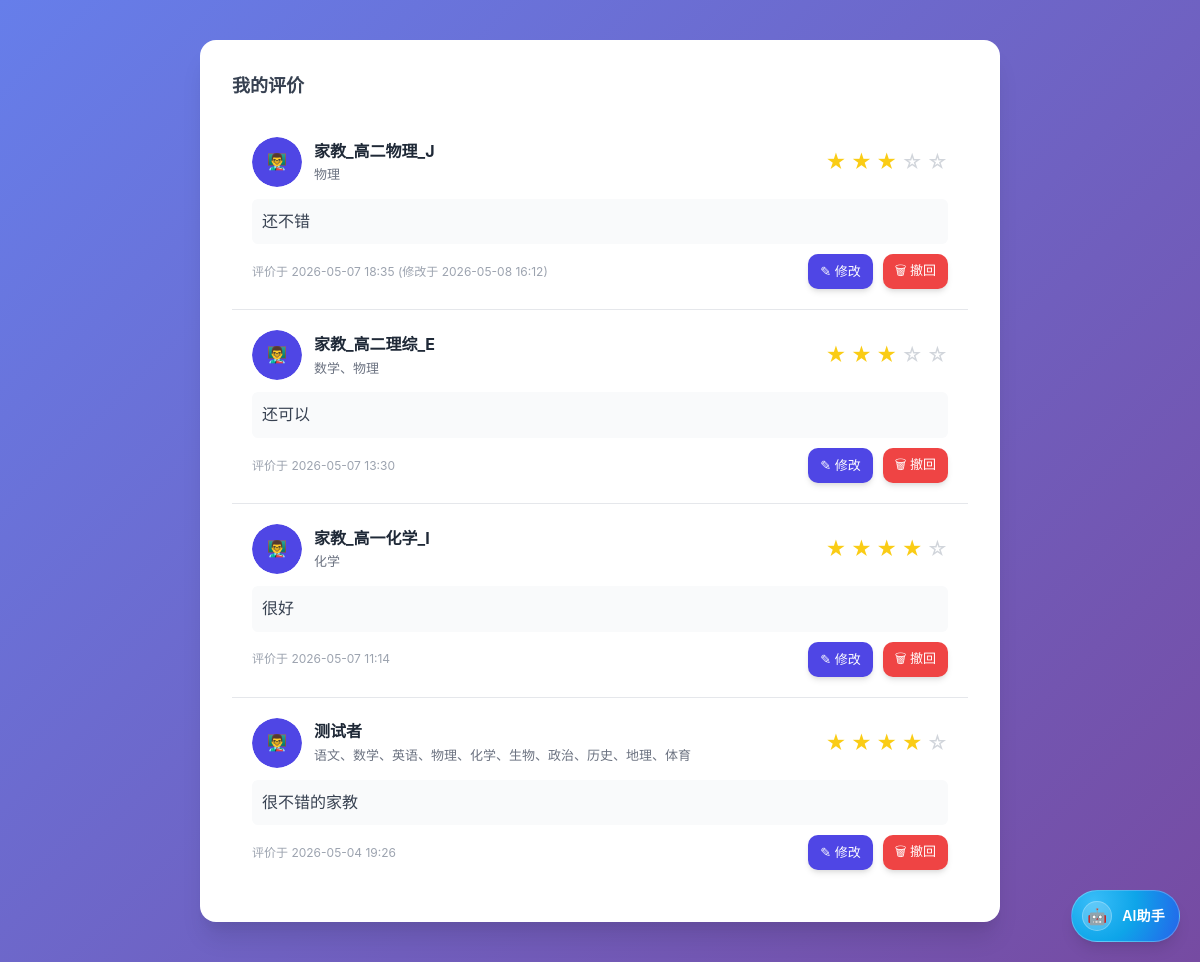
The app's page /my/reviews (signed in) with its own data.
### models.py (models this page shows, shortened)
class Review(db.Model):
    __tablename__ = 'reviews'
    id = db.Column(db.Integer, primary_key=True)
    student_id = db.Column(db.Integer, db.ForeignKey('users.id'), nullable=False)
    tutor_id = db.Column(db.Integer, db.ForeignKey('tutor_infos.id'), nullable=False)
    rating = db.Column(db.Integer, nullable=False)
    comment = db.Column(db.String(100))
    created_at = db.Column(db.DateTime, default=datetime.now)
    updated_at = db.Column(db.DateTime, default=datetime.now, onupdate=datetime.now)
    student = db.relationship('User', backref='reviews_given')
    tutor = db.relationship('TutorInfo', backref='reviews_received')
    __table_args__ = (
        UniqueConstraint('student_id', 'tutor_id', name='uq_review_unique'),
    )

class User(UserMixin, db.Model):
    __tablename__ = 'users'
    id = db.Column(db.Integer, primary_key=True)
    nickname = db.Column(db.String(50), unique=True, nullable=False)
    password_hash = db.Column(db.String(255), nullable=False)
    phone = db.Column(db.String(20), nullable=False)
    email = db.Column(db.String(100), nullable=False)
    role = db.Column(db.String(20), nullable=False)
    created_at = db.Column(db.DateTime, default=datetime.now)
    updated_at = db.Column(db.DateTime, default=datetime.now, onupdate=datetime.now)
    is_active = db.Column(db.Boolean, default=True)
    tutor_info = db.relationship('TutorInfo', backref='user', uselist=False, cascade='all, delete-orphan')
    student_info = db.relationship('StudentInfo', backref='user', uselist=False, cascade='all, delete-orphan')

class TutorInfo(db.Model):
    __tablename__ = 'tutor_infos'
    id = db.Column(db.Integer, primary_key=True)
    user_id = db.Column(db.Integer, db.ForeignKey('users.id'), nullable=False)
    gender = db.Column(db.String(10), nullable=False)
    avatar_path = db.Column(db.String(255))
    subjects = db.Column(db.String(100), nullable=False)
    grades = db.Column(db.String(100), nullable=False)
    teaching_mode = db.Column(db.String(50), nullable=False)
    fee = db.Column(db.Integer, nullable=False)
    teaching_time = db.Column(db.Text)
    introduction = db.Column(db.String(50), nullable=False)
    wechat = db.Column(db.String(50))
    accept_opposite_gender = db.Column(db.Boolean, default=True)
    listing_active = db.Column(db.Boolean, default=True)
    updated_at = db.Column(db.DateTime, default=datetime.now, onupdate=datetime.now)

### app.py (the view)
@app.route('/my/reviews')
@login_required
def my_reviews():
    if current_user.role != 'student':
        flash('仅学生可以查看')
        return redirect(url_for('my_center'))
    reviews = Review.query.filter_by(student_id=current_user.id).order_by(Review.updated_at.desc()).all()
    return render_template('my_reviews.html', reviews=reviews)

### app.py (called while the page is built, shortened)
def _get_role_user_ids():
    role_user_ids = session.get(ROLE_USER_IDS_KEY)
    if not isinstance(role_user_ids, dict):
        role_user_ids = {}
        session[ROLE_USER_IDS_KEY] = role_user_ids
    return role_user_ids

def _resolve_request_role():
    endpoint = request.endpoint or ''
    neutral_tutor_views = {'tutor_reviews', 'tutor_detail'}
    if endpoint in TUTOR_ENDPOINTS:
        return 'tutor'
    if endpoint in STUDENT_ENDPOINTS:
        return 'student'

def _get_current_request_user():
    role = _resolve_request_role()
    if role not in {'tutor', 'student'}:
        return _AnonymousRequestUser()
    user_id = _get_role_user_ids().get(role)
    if not user_id:
        return _AnonymousRequestUser()
    user = User.query.get(int(user_id))
    if not user or not user.is_active:
        return _AnonymousRequestUser()
    return user

def login_required(view_func):
    @wraps(view_func)
    def wrapped_view(*args, **kwargs):
        user = _get_current_request_user()
        if not getattr(user, 'is_authenticated', False):
            flash('请先登录')
            return redirect(url_for('login'))
        return view_func(*args, **kwargs)
    return wrapped_view

@app.context_processor
def inject_current_user():
    return {'current_user': _get_current_request_user()}

@app.before_request
def remember_active_role():
    role = _resolve_request_role()
    if role in {'tutor', 'student'}:
        session[ACTIVE_ROLE_KEY] = role

### templates/my_reviews.html (shortened to what this page needs)
{% extends "base.html" %}
{% block content %}
<div class="card" style="max-width: 800px; margin: 20px auto;">
    <div class="card-header">
        <h2>我的评价</h2>
    </div>
    <div class="card-body">
        {% if reviews %}
            {% for review in reviews %}
                <div style="padding: 20px; border-bottom: 1px solid #E5E7EB; {% if loop.last %}border-bottom: none;{% endif %}">
                    <div style="display: flex; align-items: center; margin-bottom: 12px;">
                        {% if review.tutor.avatar_path %}
                            <img src="{{ url_for('static', filename='uploads/' + review.tutor.avatar_path) }}"
                                 style="width: 50px; height: 50px; border-radius: 50%; object-fit: cover; margin-right: 12px;">
                        {% else %}
                            <img
                                 style="width: 50px; height: 50px; border-radius: 50%; margin-right: 12px;">
                        {% endif %}
                        <div style="flex: 1;">
                            <div style="font-weight: bold; color: #1F2937;">{{ review.tutor.user.nickname }}</div>
                            <div style="color: #6B7280; font-size: 13px;">
                                {{ review.tutor.subjects.replace(',', '、') }}
                            </div>
                        </div>
                        <div style="text-align: right;">
                            {% for i in range(1, 6) %}
                                {% if i <= review.rating %}
                                    <span style="color: #FACC15; font-size: 20px;">★</span>
                                {% else %}
                                    <span style="color: #D1D5DB; font-size: 20px;">☆</span>
                                {% endif %}
                            {% endfor %}
                        </div>
                    </div>
                    {% if review.comment %}
                        <p style="color: #374151; margin: 10px 0; line-height: 1.6; padding: 10px; background: #F9FAFB; border-radius: 6px;">
                            {{ review.comment }}
                        </p>
                    {% endif %}
                    <div style="display: flex; justify-content: space-between; align-items: center; margin-top: 10px;">
                        <span style="color: #9CA3AF; font-size: 12px;">
                            评价于 {{ review.created_at.strftime('%Y-%m-%d %H:%M') }}
                            {% if review.updated_at != review.created_at %}
                                (修改于 {{ review.updated_at.strftime('%Y-%m-%d %H:%M') }})
                            {% endif %}
                        </span>
                        <div style="display: flex; gap: 10px;">
                            <a href="{{ url_for('display_add_review', tutor_id=review.tutor.id) }}" class="btn btn-primary" style="padding: 6px 12px; font-size: 13px;">
                                ✎ 修改
                            </a>
                            <button onclick="deleteReview({{ review.id }})" class="btn btn-danger" style="padding: 6px 12px; font-size: 13px;">
                                🗑 撤回
                            </button>
                        </div>
                    </div>
                </div>
            {% endfor %}
        {% endif %}
    </div>
</div>
{% endblock %}

### templates/base.html (shortened to what this page needs)
<!DOCTYPE html>
<html lang="zh-CN">
<head>
</head>
<body>
    <div class="container">
        {% block content %}{% endblock %}
    </div>
    {% if (current_user.is_authenticated or session.get('admin_id')) and request.endpoint not in ['index', 'assistant_page'] %}
        <a class="assistant-fab" href="{{ url_for('assistant_page') }}" title="打开 AI 助手">
            <span class="assistant-fab-icon">🤖</span>
            <span class="assistant-fab-text">AI助手</span>
        </a>
    {% endif %}
</body>
</html>

### templates/base.html (style rules this page uses)
* { margin: 0; padding: 0; box-sizing: border-box; }
:root { --primary: #4F46E5; --primary-hover: #4338CA; --secondary: #10B981; --danger: #EF4444; --warning: #F59E0B; --gray-50: #F9FAFB; --gray-100: #F3F4F6; --gray-200: #E5E7EB; --gray-300: #D1D5DB; --gray-400: #9CA3AF; --gray-500: #6B7280; --gray-600: #4B5563; --gray-700: #374151; --gray-800: #1F2937; --gray-900: #111827; --shadow-sm: 0 1px 2px 0 rgba(0, 0, 0, 0.05); --shadow: 0 1px 3px 0 rgba(0, 0, 0, 0.1), 0 1px 2px 0 rgba(0, 0, 0, 0.06); --shadow-md: 0 4px 6px -1px rgba(0, 0, 0, 0.1), 0 2px 4px -1px rgba(0, 0, 0, 0.06); --shadow-lg: 0 10px 15px -3px rgba(0, 0, 0, 0.1), 0 4px 6px -2px rgba(0, 0, 0, 0.05); --shadow-xl: 0 20px 25px -5px rgba(0, 0, 0, 0.1), 0 10px 10px -5px rgba(0, 0, 0, 0.04); }
body { font-family: 'Noto Sans SC', -apple-system, BlinkMacSystemFont, 'Segoe UI', Roboto, sans-serif; background: linear-gradient(135deg, #667eea 0%, #764ba2 100%); min-height: 100vh; padding: 20px; line-height: 1.6; }
.container { max-width: 800px; margin: 0 auto; }
.card { background: white; border-radius: 16px; padding: 32px; margin-bottom: 20px; box-shadow: var(--shadow-xl); animation: slideUp 0.4s ease-out; }
h2 { color: var(--gray-700); margin-bottom: 16px; font-size: 18px; font-weight: 600; }
.btn { display: inline-flex; align-items: center; justify-content: center; padding: 12px 24px; background: var(--primary); color: white; border: none; border-radius: 10px; cursor: pointer; text-decoration: none; font-size: 15px; font-weight: 500; transition: all 0.3s ease; box-shadow: var(--shadow-md); }
.btn-danger { background: var(--danger); }
.assistant-fab { position: fixed; right: 20px; bottom: 20px; display: inline-flex; align-items: center; gap: 10px; padding: 10px 14px 10px 10px; border-radius: 999px; text-decoration: none; color: white; background: radial-gradient(circle at 20% 20%, #38BDF8 0%, #0EA5E9 45%, #2563EB 100%); border: 1px solid rgba(255, 255, 255, 0.25); box-shadow: var(--shadow-lg); font-size: 14px; font-weight: 600; z-index: 999; transition: transform 0.2s ease, box-shadow 0.2s ease; }
.assistant-fab-icon { width: 30px; height: 30px; border-radius: 50%; background: rgba(255, 255, 255, 0.2); display: inline-flex; align-items: center; justify-content: center; font-size: 16px; line-height: 1; box-shadow: inset 0 0 0 1px rgba(255, 255, 255, 0.25); }
.assistant-fab-text { letter-spacing: 0.2px; }

### records on screen
Review: tutor.user.nickname "家教_高二物理_J", tutor.subjects.replace "物理", rating 3 (drawn), comment "还不错", created_at "2026-05-07 18:35", updated_at "2026-05-08 16:12"
Review: tutor.user.nickname "家教_高二理综_E", tutor.subjects.replace "数学、物理", rating 3 (drawn), comment "还可以", created_at "2026-05-07 13:30"
Review: tutor.user.nickname "家教_高一化学_I", tutor.subjects.replace "化学", rating 4 (drawn), comment "很好", created_at "2026-05-07 11:14"
Review: tutor.user.nickname "测试者", tutor.subjects.replace "语文、数学、英语、物理、化学、生物、政治、历史、地理、体育", rating 4 (drawn), comment "很不错的家教", created_at "2026-05-04 19:26"
